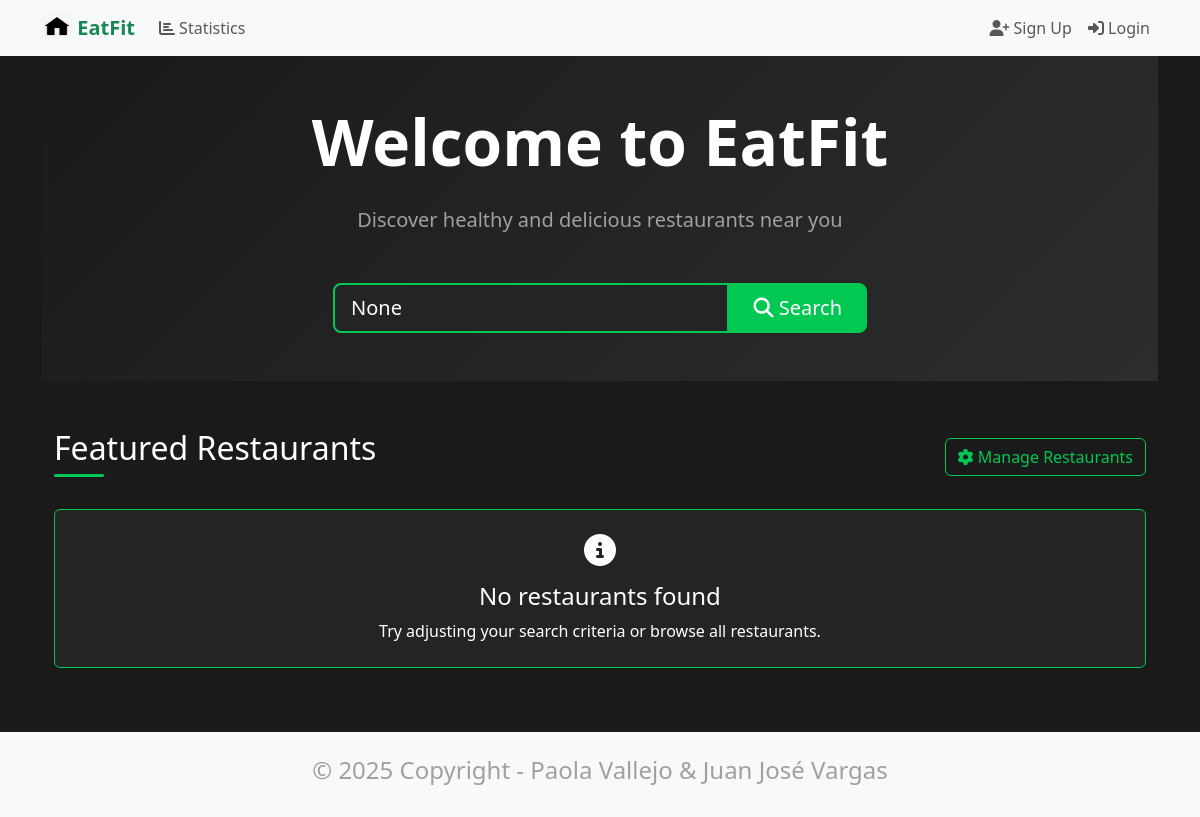
Before: / with the older database file.
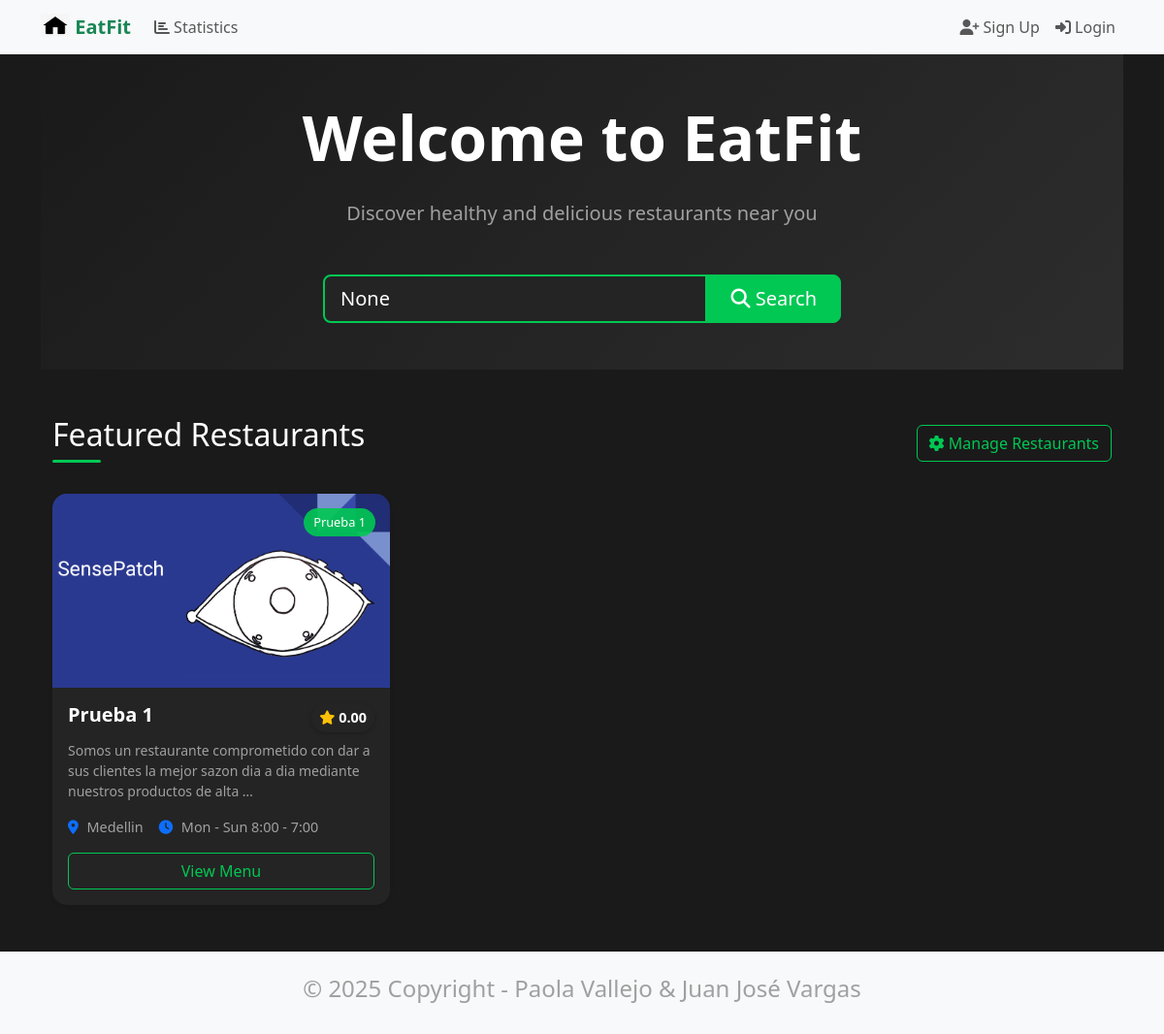
After: the same page with the newer database file.
### restaurant/models.py (models this page shows, shortened)
class Restaurant(models.Model):
    name = models.CharField(max_length=200)
    description = models.TextField(blank=True, null=True)
    image = models.ImageField(upload_to='restaurant/images', blank=True, null=True)
    address = models.CharField(max_length=200, blank=True, null=True)
    city = models.CharField(max_length=100, blank=True, null=True)
    phone = models.CharField(max_length=20, blank=True, null=True)
    opening_hours = models.CharField(max_length=200, blank=True, null=True)
    cuisine_type = models.CharField(max_length=100, blank=True, null=True)
    rating = models.DecimalField(max_digits=3, decimal_places=2, default=0.0)
    created_at = models.DateTimeField(auto_now_add=True)
    updated_at = models.DateTimeField(auto_now=True)

### restaurant/views.py (the view)
# urls.py: 2. Add a URL to urlpatterns:  path('', views.home, name='home')
def home(request):
    search_term = request.GET.get('searchRestaurant')
    if search_term:
        restaurants = Restaurant.objects.filter(name__icontains=search_term)
    else:
        restaurants = Restaurant.objects.all()
    return render(request, 'home.html', {'searchTerm': search_term, 'restaurants': restaurants})

### restaurant/templates/home.html (shortened to what this page needs)
{% extends 'base.html' %}
{% block content %}
<div class="hero-section text-center py-5 mb-5">
    <div class="container">
        <h1 class="display-3 fw-bold mb-4">Welcome to EatFit</h1>
        <p class="lead mb-5">Discover healthy and delicious restaurants near you</p>
        <div class="row justify-content-center">
            <div class="col-md-8 col-lg-6">
                <form action="" method="GET" class="search-form">
                    <div class="input-group input-group-lg">
                        <input type="text" name="searchRestaurant"
                               class="form-control border-2"
                               placeholder="Search restaurants by name, cuisine, or location..."
                               value="{{ searchTerm }}">
                        <button class="btn btn-primary px-4" type="submit">
                            <i class="fas fa-search"></i> Search
                        </button>
                    </div>
                </form>
            </div>
        </div>
    </div>
</div>
<div class="container mb-5">
    <div class="d-flex justify-content-between align-items-center mb-4">
        <h2 class="section-title">{% if searchTerm %}Search Results{% else %}Featured Restaurants{% endif %}</h2>
        <a href="/admin/restaurant/restaurant/" class="btn btn-outline-primary">
            <i class="fas fa-cog"></i> Manage Restaurants
        </a>
    </div>
    <div class="row g-4">
        {% for restaurant in restaurants %}
            <div class="col-md-6 col-lg-4">
                <div class="restaurant-card card h-100 border-0 shadow-sm hover-card">
                    <div class="card-img-container">
                        {% if restaurant.image %}
                            <img src="{{ restaurant.image.url }}" class="card-img-top" alt="{{ restaurant.name }}">
                        {% else %}
                            <div class="placeholder-img">
                                <i class="fas fa-utensils"></i>
                            </div>
                        {% endif %}
                        {% if restaurant.cuisine_type %}
                            <span class="cuisine-badge">{{ restaurant.cuisine_type }}</span>
                        {% endif %}
                    </div>
                    <div class="card-body">
                        <div class="d-flex justify-content-between align-items-start mb-2">
                            <h3 class="card-title h5 mb-0">{{ restaurant.name }}</h3>
                            <span class="rating">
                                <i class="fas fa-star text-warning"></i>
                                {{ restaurant.rating }}
                            </span>
                        </div>
                        {% if restaurant.description %}
                            <p class="card-text text-muted small mb-3">{{ restaurant.description|truncatewords:20 }}</p>
                        {% endif %}
                        <div class="restaurant-info">
                            {% if restaurant.city %}
                                <span class="info-item">
                                    <i class="fas fa-map-marker-alt text-primary"></i> {{ restaurant.city }}
                                </span>
                            {% endif %}
                            {% if restaurant.opening_hours %}
                                <span class="info-item">
                                    <i class="fas fa-clock text-primary"></i> {{ restaurant.opening_hours }}
                                </span>
                            {% endif %}
                        </div>
                        <a href="{% url 'restaurant_detail' restaurant.id %}" class="btn btn-outline-primary w-100 mt-3">
                            View Menu
                        </a>
                    </div>
                </div>
            </div>
        {% empty %}
            <div class="col-12">
                <div class="alert alert-info text-center py-4">
                    <i class="fas fa-info-circle fa-2x mb-3"></i>
                    <h4>No restaurants found</h4>
                    <p class="mb-0">Try adjusting your search criteria or browse all restaurants.</p>
                </div>
            </div>
        {% endfor %}
    </div>
</div>
{% endblock %}

### eatfit/templates/base.html (shortened to what this page needs)
<!DOCTYPE html>
<html lang="en">
<head>
    <link href="https://cdn.jsdelivr.net/npm/bootstrap@5.3.3/dist/css/bootstrap.min.css" rel="stylesheet">
    <link rel="stylesheet" href="https://cdnjs.cloudflare.com/ajax/libs/font-awesome/6.5.1/css/all.min.css">
</head>
<body>
    <nav class="navbar navbar-expand-lg bg-body-tertiary">
        <div class="container">
            <a class="navbar-brand" href="{% url 'home' %}">
                {% load static %}
                <img src="{% static 'images/home.png' %}" alt="EatFit Logo" width="30" height="24"
                    class="d-inline-block align-text-top" />
                <span class="fw-bold text-success">EatFit</span>
            </a>
            <div class="collapse navbar-collapse" id="navbarSupportedContent">
                <ul class="navbar-nav me-auto mb-2 mb-lg-0">
                    <li class="nav-item">
                        <a class="nav-link" href="{% url 'statistics' %}">
                            <i class="fas fa-chart-bar"></i> Statistics
                        </a>
                    </li>
                </ul>
                <ul class="navbar-nav">
                    <li class="nav-item">
                        <a class="nav-link" href="{% url 'signup' %}">
                            <i class="fas fa-user-plus"></i> Sign Up
                        </a>
                    </li>
                    <li class="nav-item">
                        <a class="nav-link" href="#">
                            <i class="fas fa-sign-in-alt"></i> Login
                        </a>
                    </li>
                </ul>
            </div>
        </div>
    </nav>
    <div class="container my-4">
        {% block content %}
        {% endblock content %}
    </div>
    <footer class="text-center text-lg-start bg-light text-muted mt-4">
        <div class="container">
            <div class="row">
                <div class="text-center p-4">
                    <h4>© 2025 Copyright - Paola Vallejo & Juan José Vargas</h4>
                </div>
            </div>
        </div>
    </footer>
</body>
</html>

### restaurant/templates/home.html (style rules this page uses)
:root { --dark-bg: #1a1a1a; --dark-card: #242424; --dark-hover: #2d2d2d; --dark-text: #ffffff; --dark-text-muted: #a0a0a0; --accent-color: #00c853; --accent-hover: #00e676; }
body { background-color: var(--dark-bg); color: var(--dark-text); }
.hero-section { background: linear-gradient(135deg, #1a1a1a 0%, #2d2d2d 100%); padding: 80px 0; margin-top: -1.5rem; }
.lead { color: var(--dark-text-muted); }
.search-form .form-control { border-top-right-radius: 0; border-bottom-right-radius: 0; background-color: var(--dark-card); border-color: var(--accent-color); color: var(--dark-text); }
.search-form .btn { border-top-left-radius: 0; border-bottom-left-radius: 0; background-color: var(--accent-color); border-color: var(--accent-color); }
.restaurant-card { background-color: var(--dark-card); border-radius: 15px; overflow: hidden; transition: transform 0.3s ease, box-shadow 0.3s ease; }
.restaurant-card .card-title { color: var(--dark-text); font-weight: 600; }
.card-img-container { position: relative; height: 200px; overflow: hidden; }
.card-img-container img { width: 100%; height: 100%; object-fit: cover; transition: transform 0.3s ease; }
.cuisine-badge { position: absolute; top: 15px; right: 15px; background: rgba(0, 200, 83, 0.9); color: var(--dark-text); padding: 5px 10px; border-radius: 20px; font-size: 0.8rem; font-weight: 500; }
.rating { background: var(--dark-card); color: var(--dark-text); padding: 4px 8px; border-radius: 20px; font-weight: 600; font-size: 0.9rem; box-shadow: 0 2px 4px rgba(0, 0, 0, 0.2); }
.restaurant-info { display: flex; flex-wrap: wrap; gap: 1rem; font-size: 0.9rem; }
.info-item { color: var(--dark-text-muted); }
.info-item i { margin-right: 5px; color: var(--accent-color); }
.section-title { position: relative; padding-bottom: 10px; color: var(--dark-text); }
.section-title::after { content: ''; position: absolute; left: 0; bottom: 0; width: 50px; height: 3px; background: var(--accent-color); border-radius: 2px; }
.btn-outline-primary { color: var(--accent-color); border-color: var(--accent-color); }
.text-muted { color: var(--dark-text-muted) !important; }

Changed rows visible on the page:
added Restaurant: image (picture), cuisine_type "Prueba 1", name "Prueba 1", rating "0.00", description "Somos un restaurante comprometido con dar a sus clientes la mejor sazon dia a dia mediante nuestros productos de alta …", city "Medellin", opening_hours "Mon - Sun 8:00 - 7:00"
Other visible differences:
text no longer shown: "No restaurants found Try adjusting your search criteria or browse all restaurants."
